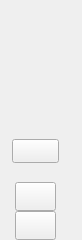
<ui version="4.0" >
 <class>BrushSettingsBarClass</class>
 <widget class="QWidget" name="BrushSettingsBarClass" >
  <property name="geometry" >
   <rect>
    <x>0</x>
    <y>0</y>
    <width>82</width>
    <height>240</height>
   </rect>
  </property>
  <layout class="QVBoxLayout" name="verticalLayout" >
   <property name="spacing" >
    <number>0</number>
   </property>
   <property name="leftMargin" >
    <number>0</number>
   </property>
   <property name="topMargin" >
    <number>0</number>
   </property>
   <property name="bottomMargin" >
    <number>0</number>
   </property>
   <item>
    <layout class="QHBoxLayout" name="horizontalLayout" >
     <item>
      <widget class="MoodBox::PaletteWidget2" native="1" name="paletteWidget" >
       <property name="minimumSize" >
        <size>
         <width>47</width>
         <height>139</height>
        </size>
       </property>
       <property name="maximumSize" >
        <size>
         <width>47</width>
         <height>139</height>
        </size>
       </property>
       <property name="toolTip" >
        <string>ColorsWidgetHint</string>
       </property>
      </widget>
     </item>
    </layout>
   </item>
   <item>
    <layout class="QHBoxLayout" name="horizontalLayout_2" >
     <property name="spacing" >
      <number>0</number>
     </property>
     <item>
      <widget class="QToolButton" name="paletteManagerButton" >
       <property name="minimumSize" >
        <size>
         <width>47</width>
         <height>24</height>
        </size>
       </property>
       <property name="maximumSize" >
        <size>
         <width>47</width>
         <height>24</height>
        </size>
       </property>
       <property name="focusPolicy" >
        <enum>Qt::NoFocus</enum>
       </property>
       <property name="toolTip" >
        <string>PalettesButtonHint</string>
       </property>
       <property name="checkable" >
        <bool>true</bool>
       </property>
       <property name="arrowType" >
        <enum>Qt::NoArrow</enum>
       </property>
      </widget>
     </item>
    </layout>
   </item>
   <item>
    <spacer name="verticalSpacer" >
     <property name="orientation" >
      <enum>Qt::Vertical</enum>
     </property>
     <property name="sizeType" >
      <enum>QSizePolicy::Expanding</enum>
     </property>
     <property name="sizeHint" stdset="0" >
      <size>
       <width>20</width>
       <height>10</height>
      </size>
     </property>
    </spacer>
   </item>
   <item>
    <layout class="QHBoxLayout" name="horizontalLayout_3" >
     <property name="spacing" >
      <number>0</number>
     </property>
     <property name="bottomMargin" >
      <number>0</number>
     </property>
     <item>
      <widget class="MoodBox::BrushSizeButton" name="sizeButton" >
       <property name="minimumSize" >
        <size>
         <width>41</width>
         <height>29</height>
        </size>
       </property>
       <property name="maximumSize" >
        <size>
         <width>41</width>
         <height>29</height>
        </size>
       </property>
       <property name="focusPolicy" >
        <enum>Qt::NoFocus</enum>
       </property>
       <property name="toolTip" >
        <string>SizeButtonHint</string>
       </property>
       <property name="iconSize" >
        <size>
         <width>41</width>
         <height>29</height>
        </size>
       </property>
      </widget>
     </item>
    </layout>
   </item>
   <item>
    <layout class="QHBoxLayout" name="horizontalLayout_4" >
     <property name="spacing" >
      <number>0</number>
     </property>
     <item>
      <widget class="MoodBox::BrushAlphaButton" name="alphaButton" >
       <property name="minimumSize" >
        <size>
         <width>41</width>
         <height>29</height>
        </size>
       </property>
       <property name="maximumSize" >
        <size>
         <width>41</width>
         <height>29</height>
        </size>
       </property>
       <property name="focusPolicy" >
        <enum>Qt::NoFocus</enum>
       </property>
       <property name="toolTip" >
        <string>TransparencyButtonHint</string>
       </property>
       <property name="iconSize" >
        <size>
         <width>41</width>
         <height>29</height>
        </size>
       </property>
      </widget>
     </item>
    </layout>
   </item>
  </layout>
 </widget>
 <layoutdefault spacing="6" margin="11" />
 <customwidgets>
  <customwidget>
   <class>MoodBox::PaletteWidget2</class>
   <extends>QWidget</extends>
   <header>palettewidget2.h</header>
   <container>1</container>
  </customwidget>
  <customwidget>
   <class>MoodBox::BrushSizeButton</class>
   <extends>QToolButton</extends>
   <header>brushstylebuttons.h</header>
  </customwidget>
  <customwidget>
   <class>MoodBox::BrushAlphaButton</class>
   <extends>QToolButton</extends>
   <header>brushstylebuttons.h</header>
  </customwidget>
 </customwidgets>
 <resources>
  <include location="moodbox.qrc" />
 </resources>
 <connections/>
</ui>
